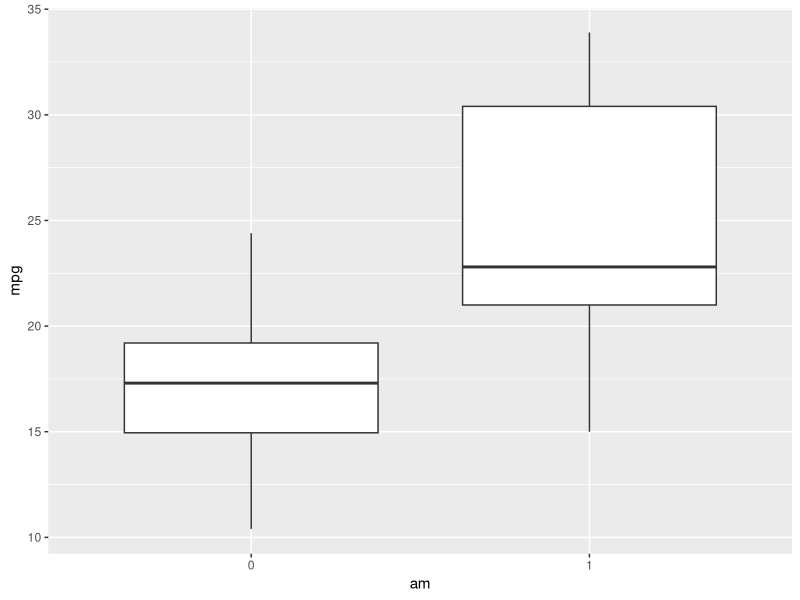
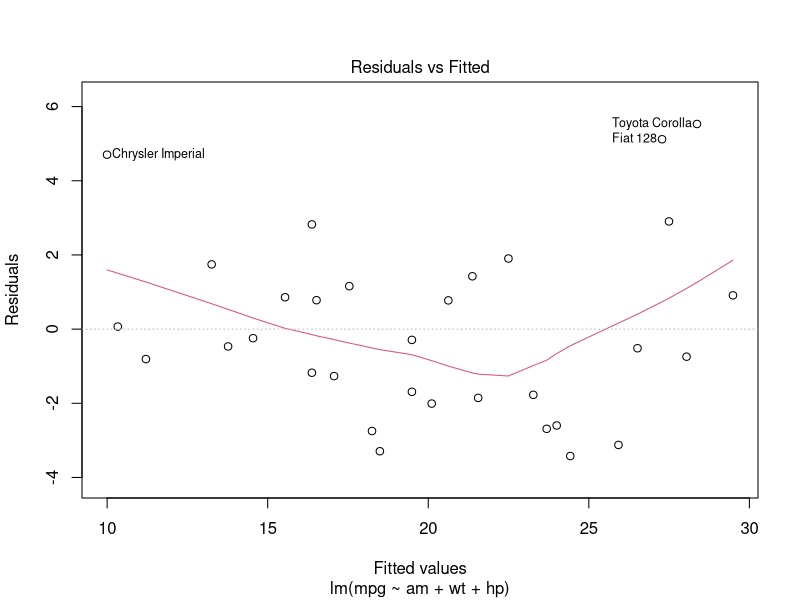

The R source for these figures, in order:
## ---- chunk 1
knitr::opts_chunk$set(echo = TRUE)
library(ggplot2)
library(GGally)
library(car)
## ---- chunk 2
str(mtcars)
## ---- chunk 3
mtcars$am <- as.factor(mtcars$am)
mtcars$cyl <- as.factor(mtcars$cyl)
mtcars$vs <- as.factor(mtcars$vs)
mtcars$gear <- as.factor(mtcars$gear)
mtcars$carb <- as.factor(mtcars$carb)
## ---- chunk 4
g <- ggplot(mtcars, aes(am, mpg))
g + geom_boxplot()
## ---- chunk 5
mdl <- lm(mpg ~ am, mtcars)
summary(mdl)$coef
## ---- chunk 6
mdl2 <- lm(mpg ~ ., mtcars)
summary(mdl2)$coef
## ---- chunk 7
vif(mdl2)
## ---- chunk 8
mdl3 <- update(mdl, mpg ~ am + wt)
mdl4 <- update(mdl, mpg ~ am + wt + hp)
mdl5 <- update(mdl, mpg ~ am + wt + hp + cyl + disp + drat + qsec + vs + gear + carb)
anova(mdl, mdl3, mdl4, mdl5)
## ---- chunk 9
summary(mdl4)$coef
## ---- chunk 10
plot(mdl4, which=c(1), caption = list("Residuals vs Fitted"))
## ---- chunk 11
confint(mdl4)
